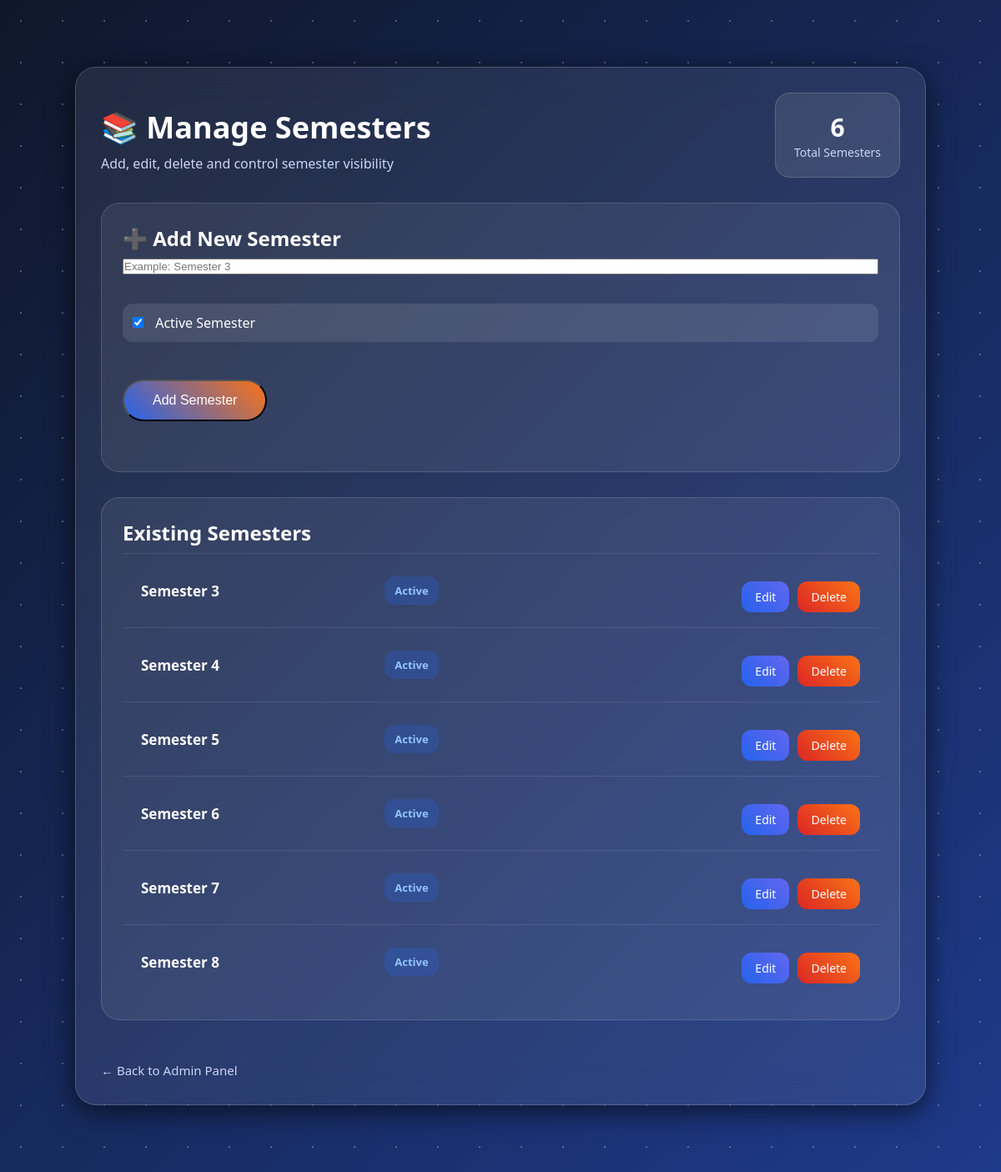
The app's page /manage-semesters with its own data.
### tables this page shows
CREATE TABLE semesters (
            id INTEGER PRIMARY KEY AUTOINCREMENT,
            semester_name TEXT,
            is_active INTEGER
        );

### app.py (the view, shortened to what this page needs)
@app.route("/manage-semesters", methods=["GET", "POST"])
def manage_semesters():
    conn = sqlite3.connect("database.db")
    cursor = conn.cursor()
    cursor.execute("""
        SELECT * FROM semesters
        ORDER BY CAST(REPLACE(semester_name, 'Semester ', '') AS INTEGER)
    """)
    semesters = cursor.fetchall()
    conn.close()
    return render_template("manage-semesters.html", semesters=semesters)

### templates/manage-semesters.html (shortened to what this page needs)
<!DOCTYPE html>
<html lang="en">
<head>
<link rel="stylesheet" href="{{ url_for('static', filename='style.css') }}">
</head>
<body>
<div class="particles"></div>
<div class="manage-container">
    <div class="manage-header">
        <div>
            <h1>📚 Manage Semesters</h1>
            <p>Add, edit, delete and control semester visibility</p>
        </div>
        <div class="stats-box">
            <div class="stat-card">
                <h3>{{ semesters|length }}</h3>
                <p>Total Semesters</p>
            </div>
        </div>
    </div>
    <div class="add-subject-box">
        <h2>➕ Add New Semester</h2>
        <form action="/manage-semesters" method="POST" class="subject-form">
            <input type="text" name="semester_name" placeholder="Example: Semester 3" required>
            <div class="checkbox-group">
                <label>
                    <input type="checkbox" name="is_active" checked>
                    Active Semester
                </label>
            </div>
            <button type="submit" class="btn add-btn">Add Semester</button>
        </form>
    </div>
    <div class="subjects-section">
        <h2>Existing Semesters</h2>
        <div class="subject-list">
            {% for sem in semesters %}
            <div class="subject-row">
                <div class="subject-name">
                    <strong>{{ sem[1] }}</strong>
                </div>
                <div class="resource-tags">
                    {% if sem[2] %}
                    <span class="tag notes-tag">Active</span>
                    {% else %}
                    <span class="tag important-tag">Inactive</span>
                    {% endif %}
                </div>
                <div class="subject-actions">
                    <a href="/edit-semester/{{ sem[0] }}" class="edit-btn">Edit</a>
                    <a href="/delete-semester/{{ sem[0] }}"
                       class="delete-btn"
                       onclick="return confirm('Delete this semester?')">
                       Delete
                    </a>
                </div>
            </div>
            {% endfor %}
        </div>
    </div>
    <a href="/admin-panel" class="back-link">← Back to Admin Panel</a>
</div>
</body>
</html>

### static/style.css (style rules this page uses)
* { margin:0; padding:0; box-sizing:border-box; }
body { font-family:'Segoe UI',sans-serif; min-height:100vh; overflow-x:hidden; overflow-y:auto; display:flex; justify-content:center; align-items:flex-start; background:linear-gradient( 135deg, #0f172a, #1e3a8a ); padding:40px 0; }
.particles { position:absolute; top:0; left:0; width:100%; height:100%; overflow:hidden; z-index:0; }
.particles::before, .particles::after { content:""; position:absolute; width:200%; height:200%; background-image: radial-gradient( white 1px, transparent 1px ); background-size:50px 50px; opacity:.15; animation:moveParticles 20s linear infinite; }
h1 { font-size:42px; color:white; margin:10px 0; }
.btn { display:inline-block; margin-top:10px; text-decoration:none; padding:14px 34px; border-radius:35px; background: linear-gradient( 45deg, #2563eb, #f97316 ); color:white; font-size:16px; transition:.35s; }
.back-link { display:inline-block; margin-top:20px; color:#cbd5f5; text-decoration:none; font-size:15px; }
.checkbox-group { display:flex; flex-direction:column; gap:12px; margin:15px 0; text-align:left; color:white; }
.checkbox-group label { background:rgba(255,255,255,.10); padding:12px; border-radius:12px; cursor:pointer; }
.checkbox-group input { width:auto; margin-right:10px; }
.subject-form { margin-bottom:35px; }
.subject-actions { display:flex; gap:12px; margin-top:15px; }
.manage-container { position:relative; z-index:1; width:85%; max-width:1200px; margin:40px auto; padding:30px; border-radius:25px; background:rgba(255,255,255,.08); backdrop-filter:blur(20px); -webkit-backdrop-filter:blur(20px); border:1px solid rgba(255,255,255,.18); box-shadow:0 8px 32px rgba(0,0,0,.6); color:white; }
.manage-header { display:flex; justify-content:space-between; align-items:center; gap:20px; margin-bottom:30px; }
.manage-header h1 { font-size:36px; margin-bottom:8px; }
.manage-header p { color:#cbd5f5; }
.stats-box { display:flex; gap:20px; }
.stat-card { min-width:150px; padding:20px; border-radius:18px; background:rgba(255,255,255,.10); border:1px solid rgba(255,255,255,.15); text-align:center; }
.stat-card h3 { font-size:30px; color:white; }
.stat-card p { color:#cbd5f5; font-size:14px; }
.add-subject-box, .subjects-section { padding:25px; border-radius:22px; background:rgba(255,255,255,.07); border:1px solid rgba(255,255,255,.15); margin-bottom:30px; }
.add-subject-box h2, .subjects-section h2 { margin-bottom:8px; }
.subject-form { display:flex; flex-direction:column; gap:20px; }
.add-btn { align-self:flex-start; }
.subject-list { display:flex; flex-direction:column; }
.subject-row { display:grid; grid-template-columns:1.5fr 2fr 1fr; align-items:center; gap:15px; padding:18px 22px; border-top:1px solid rgba(255,255,255,.10); }
.subject-name strong { font-size:17px; }
.resource-tags { display:flex; flex-wrap:wrap; gap:10px; }
.tag { padding:8px 12px; border-radius:12px; font-size:13px; font-weight:600; }
.notes-tag { background:rgba(37,99,235,.25); color:#93c5fd; }
.subject-actions { display:flex; gap:10px; justify-content:flex-end; }
.edit-btn, .delete-btn { text-decoration:none; padding:9px 16px; border-radius:12px; color:white; font-size:14px; transition:.3s; }
.edit-btn { background:linear-gradient(45deg,#2563eb,#6366f1); }
.delete-btn { background:linear-gradient(45deg,#dc2626,#f97316); }

### records on screen
semesters: semester_name "Semester 3", is_active "Active"
semesters: semester_name "Semester 4", is_active "Active"
semesters: semester_name "Semester 5", is_active "Active"
semesters: semester_name "Semester 6", is_active "Active"
semesters: semester_name "Semester 7", is_active "Active"
semesters: semester_name "Semester 8", is_active "Active"

### other values on screen
{{ semesters|length }} "6"
